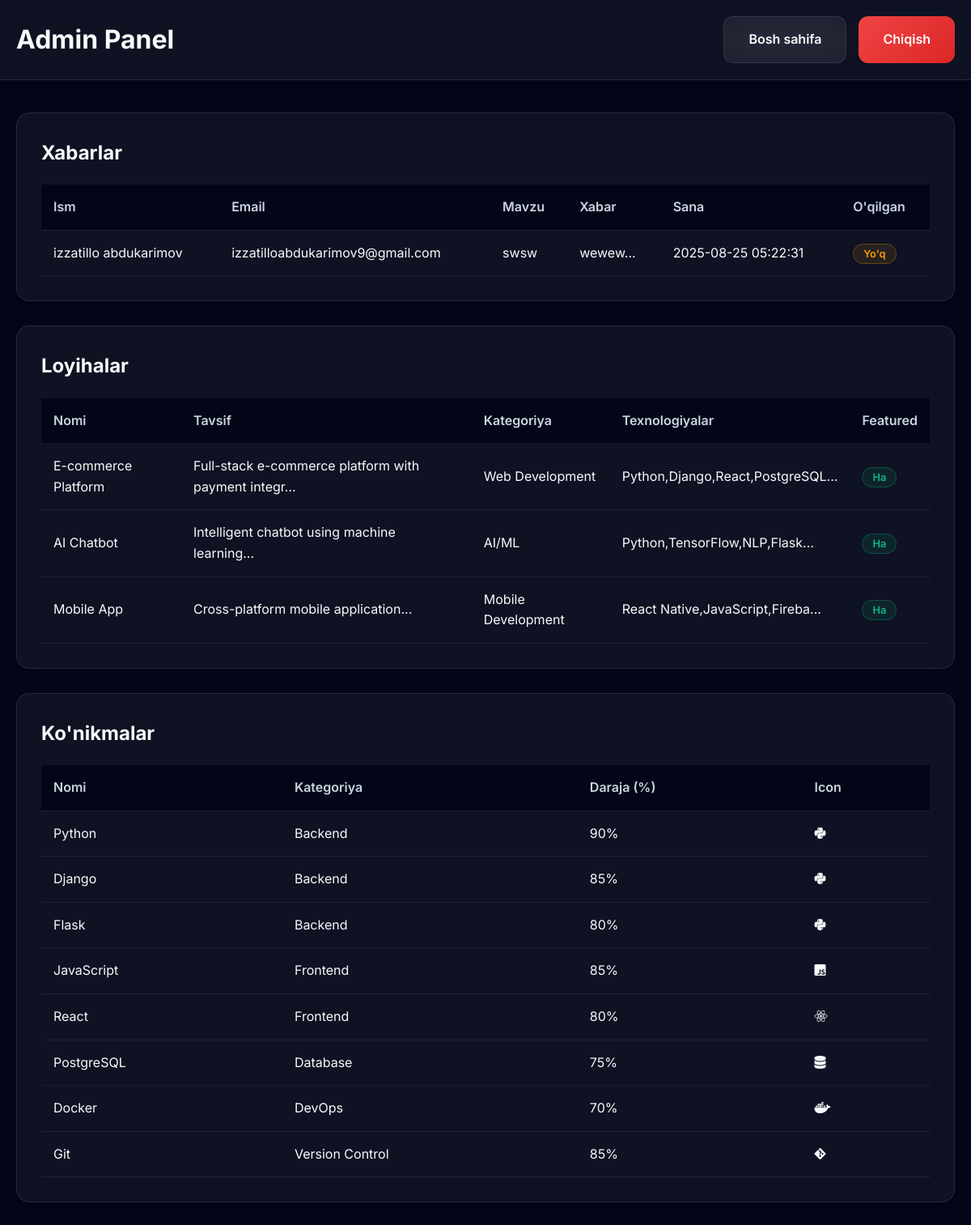
The page /admin (signed in) on the database its author committed.
### tables this page shows
CREATE TABLE contacts (
            id INTEGER PRIMARY KEY AUTOINCREMENT,
            name TEXT NOT NULL,
            email TEXT NOT NULL,
            subject TEXT NOT NULL,
            message TEXT NOT NULL,
            created_at TIMESTAMP DEFAULT CURRENT_TIMESTAMP,
            read BOOLEAN DEFAULT FALSE
        );

CREATE TABLE projects (
            id INTEGER PRIMARY KEY AUTOINCREMENT,
            title TEXT NOT NULL,
            description TEXT,
            image_url TEXT,
            github_url TEXT,
            live_url TEXT,
            technologies TEXT,
            category TEXT,
            featured BOOLEAN DEFAULT FALSE,
            created_at TIMESTAMP DEFAULT CURRENT_TIMESTAMP
        );

CREATE TABLE skills (
            id INTEGER PRIMARY KEY AUTOINCREMENT,
            name TEXT NOT NULL,
            category TEXT NOT NULL,
            proficiency INTEGER NOT NULL,
            icon TEXT,
            color TEXT
        );

### app.py (the view)
@app.route("/admin")
def admin():
    if not check_admin():
        return redirect(url_for("index"))
    conn = get_db()
    cursor = conn.cursor()
    cursor.execute("SELECT * FROM contacts ORDER BY created_at DESC")
    contacts = [dict(row) for row in cursor.fetchall()]
    cursor.execute("SELECT * FROM projects")
    projects = [dict(row) for row in cursor.fetchall()]
    cursor.execute("SELECT * FROM skills")
    skills = [dict(row) for row in cursor.fetchall()]
    conn.close()
    return render_template(
        "admin.html", contacts=contacts, projects=projects, skills=skills
    )

### app.py (called while the page is built)
def get_db():
    conn = sqlite3.connect("portfolio.db")
    conn.row_factory = sqlite3.Row
    return conn

def check_auth():
    return session.get("user_id") is not None

def check_admin():
    if not check_auth():
        return False
    conn = get_db()
    cursor = conn.cursor()
    cursor.execute("SELECT is_admin FROM users WHERE id = ?", (session["user_id"],))
    user = cursor.fetchone()
    conn.close()
    return user and user["is_admin"]

### templates/admin.html (shortened to what this page needs)
<!DOCTYPE html>
<html lang="uz">
<head>
	<link rel="stylesheet" href="{{ url_for('static', filename='css/style.css') }}">
	<link rel="stylesheet" href="https://cdnjs.cloudflare.com/ajax/libs/font-awesome/6.0.0/css/all.min.css">
</head>
<body>
	<div class="admin-container">
		<header class="admin-header">
			<h1>Admin Panel</h1>
			<div class="admin-actions">
				<a href="/" class="btn btn-secondary">Bosh sahifa</a>
				<a href="/admin/logout" class="btn btn-danger">Chiqish</a>
			</div>
		</header>
		<div class="admin-content">
			<section class="admin-section">
				<h2>Xabarlar</h2>
				<div class="table-container">
					<table class="admin-table">
						<thead>
							<tr>
								<th>Ism</th>
								<th>Email</th>
								<th>Mavzu</th>
								<th>Xabar</th>
								<th>Sana</th>
								<th>O'qilgan</th>
							</tr>
						</thead>
						<tbody>
							{% for contact in contacts %}
							<tr>
								<td>{{ contact.name }}</td>
								<td>{{ contact.email }}</td>
								<td>{{ contact.subject }}</td>
								<td>{{ contact.message[:50] }}...</td>
								<td>{{ contact.created_at }}</td>
								<td>
									{% if contact.read %}
									<span class="badge badge-success">Ha</span>
									{% else %}
									<span class="badge badge-warning">Yo'q</span>
									{% endif %}
								</td>
							</tr>
							{% endfor %}
						</tbody>
					</table>
				</div>
			</section>
			<section class="admin-section">
				<h2>Loyihalar</h2>
				<div class="table-container">
					<table class="admin-table">
						<thead>
							<tr>
								<th>Nomi</th>
								<th>Tavsif</th>
								<th>Kategoriya</th>
								<th>Texnologiyalar</th>
								<th>Featured</th>
							</tr>
						</thead>
						<tbody>
							{% for project in projects %}
							<tr>
								<td>{{ project.title }}</td>
								<td>{{ project.description[:50] }}...</td>
								<td>{{ project.category }}</td>
								<td>{{ project.technologies[:30] }}...</td>
								<td>
									{% if project.featured %}
									<span class="badge badge-success">Ha</span>
									{% else %}
									<span class="badge badge-secondary">Yo'q</span>
									{% endif %}
								</td>
							</tr>
							{% endfor %}
						</tbody>
					</table>
				</div>
			</section>
			<section class="admin-section">
				<h2>Ko'nikmalar</h2>
				<div class="table-container">
					<table class="admin-table">
						<thead>
							<tr>
								<th>Nomi</th>
								<th>Kategoriya</th>
								<th>Daraja (%)</th>
								<th>Icon</th>
							</tr>
						</thead>
						<tbody>
							{% for skill in skills %}
							<tr>
								<td>{{ skill.name }}</td>
								<td>{{ skill.category }}</td>
								<td>{{ skill.proficiency }}%</td>
								<td><i class="{{ skill.icon }}"></i></td>
							</tr>
							{% endfor %}
						</tbody>
					</table>
				</div>
			</section>
		</div>
	</div>
</body>
</html>

### static/css/style.css (style rules this page uses)
:root { --primary-color: #6366f1; --secondary-color: #8b5cf6; --accent-color: #06b6d4; --dark-bg: #0f172a; --darker-bg: #020617; --card-bg: rgba(30, 41, 59, 0.8); --text-primary: #f8fafc; --text-secondary: #cbd5e1; --text-muted: #64748b; --border-color: rgba(148, 163, 184, 0.1); --glass-bg: rgba(255, 255, 255, 0.05); --glass-border: rgba(255, 255, 255, 0.1); --gradient-primary: linear-gradient(135deg, #6366f1 0%, #8b5cf6 100%); --gradient-secondary: linear-gradient(135deg, #06b6d4 0%, #3b82f6 100%); --shadow-sm: 0 1px 2px 0 rgba(0, 0, 0, 0.05); --shadow-md: 0 4px 6px -1px rgba(0, 0, 0, 0.1); --shadow-lg: 0 10px 15px -3px rgba(0, 0, 0, 0.1); --shadow-xl: 0 20px 25px -5px rgba(0, 0, 0, 0.1); }
* { margin: 0; padding: 0; box-sizing: border-box; }
html { scroll-behavior: smooth; }
body { font-family: 'Inter', sans-serif; background: var(--darker-bg); color: var(--text-primary); line-height: 1.6; overflow-x: hidden; }
.btn { padding: 15px 30px; border: none; border-radius: 12px; font-weight: 600; text-decoration: none; display: inline-flex; align-items: center; justify-content: center; transition: all 0.3s ease; cursor: pointer; position: relative; overflow: hidden; }
.btn-secondary { background: var(--glass-bg); color: var(--text-primary); border: 1px solid var(--glass-border); backdrop-filter: blur(20px); }
.admin-container { min-height: 100vh; background: var(--darker-bg); }
.admin-header { background: var(--glass-bg); backdrop-filter: blur(20px); border-bottom: 1px solid var(--glass-border); padding: 20px; display: flex; justify-content: space-between; align-items: center; }
.admin-header h1 { color: var(--text-primary); font-size: 2rem; }
.admin-actions { display: flex; gap: 15px; }
.btn-danger { background: linear-gradient(135deg, #ef4444 0%, #dc2626 100%); color: white; }
.admin-content { padding: 40px 20px; max-width: 1200px; margin: 0 auto; }
.admin-section { background: var(--glass-bg); backdrop-filter: blur(20px); border: 1px solid var(--glass-border); border-radius: 16px; padding: 30px; margin-bottom: 30px; box-shadow: var(--shadow-lg); }
.admin-section h2 { color: var(--text-primary); font-size: 1.5rem; margin-bottom: 20px; }
.table-container { overflow-x: auto; }
.admin-table { width: 100%; border-collapse: collapse; color: var(--text-primary); }
.admin-table th, .admin-table td { padding: 15px; text-align: left; border-bottom: 1px solid var(--border-color); }
.admin-table th { background: var(--darker-bg); font-weight: 600; color: var(--text-secondary); }
.badge { padding: 4px 12px; border-radius: 20px; font-size: 0.8rem; font-weight: 600; }
.badge-success { background: rgba(16, 185, 129, 0.1); color: #10b981; border: 1px solid rgba(16, 185, 129, 0.3); }
.badge-warning { background: rgba(245, 158, 11, 0.1); color: #f59e0b; border: 1px solid rgba(245, 158, 11, 0.3); }

### rows shown on the page
contacts: name "izzatillo abdukarimov", email "izzatilloabdukarimov9@gmail.com", subject "swsw", message "wewew", created_at "2025-08-25 05:22:31", read "Yo'q"
projects: title "E-commerce Platform", description "Full-stack e-commerce platform with payment integr", category "Web Development", technologies "Python,Django,React,PostgreSQL", featured "Ha"
projects: title "AI Chatbot", description "Intelligent chatbot using machine learning", category "AI/ML", technologies "Python,TensorFlow,NLP,Flask", featured "Ha"
projects: title "Mobile App", description "Cross-platform mobile application", category "Mobile Development", technologies "React Native,JavaScript,Fireba", featured "Ha"
skills: name "Python", category "Backend", proficiency "90"
skills: name "Django", category "Backend", proficiency "85"
skills: name "Flask", category "Backend", proficiency "80"
skills: name "JavaScript", category "Frontend", proficiency "85"
skills: name "React", category "Frontend", proficiency "80"
skills: name "PostgreSQL", category "Database", proficiency "75"
skills: name "Docker", category "DevOps", proficiency "70"
skills: name "Git", category "Version Control", proficiency "85"
